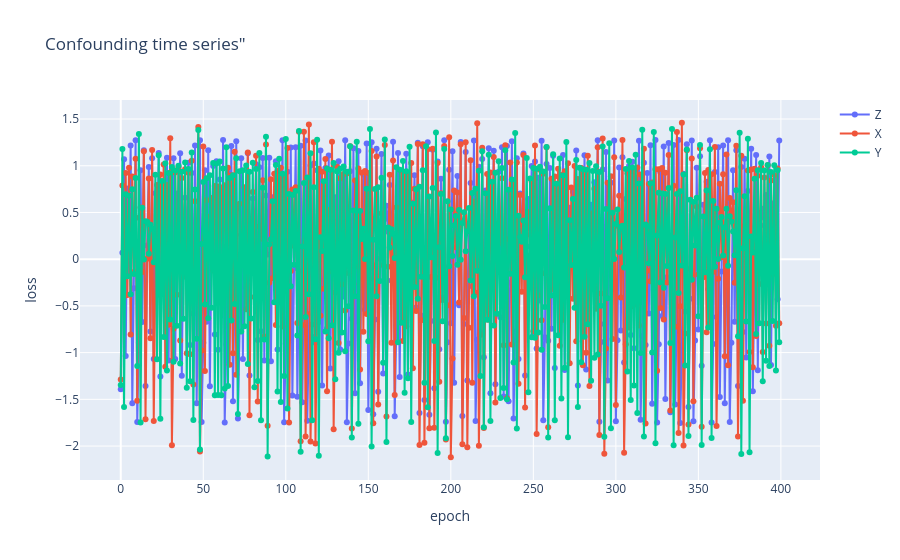

Here is the notebook cell this chart was saved with:
### Code cell
fig = go.Figure()

fig.add_trace(go.Scatter(x = torch.arange(0, z_norm.shape[0]), y = z_norm,
                    mode = 'lines+markers',
                    name = 'Z'))

fig.add_trace(go.Scatter(x = torch.arange(0, z_norm.shape[0]), y = x_norm,
                    mode = 'lines+markers',
                    name = 'X'))

fig.add_trace(go.Scatter(x = torch.arange(0, z_norm.shape[0]), y = y_norm,
                    mode = 'lines+markers',
                    name = 'Y'))

fig.update_layout(title = 'Confounding time series"',
                   xaxis_title = 'epoch',
                   yaxis_title = 'loss')

fig.show()

### Figure 1 — Plotly figure (JSON) as saved in the notebook; plotly's stock layout.template omitted (floating-point values rounded to 4 significant figures; data arrays with more than 128 entries replaced by an {"elided": "..."} marker saying what was removed)
{"data": [{"mode": "lines+markers", "name": "Z", "type": "scatter", "x": {"elided": "400 int values"}, "y": {"elided": "400 float values"}}, {"mode": "lines+markers", "name": "X", "type": "scatter", "x": {"elided": "400 int values"}, "y": {"elided": "400 float values"}}, {"mode": "lines+markers", "name": "Y", "type": "scatter", "x": {"elided": "400 int values"}, "y": {"elided": "400 float values"}}], "layout": {"title": {"text": "Confounding time series\""}, "xaxis": {"title": {"text": "epoch"}}, "yaxis": {"title": {"text": "loss"}}}}
